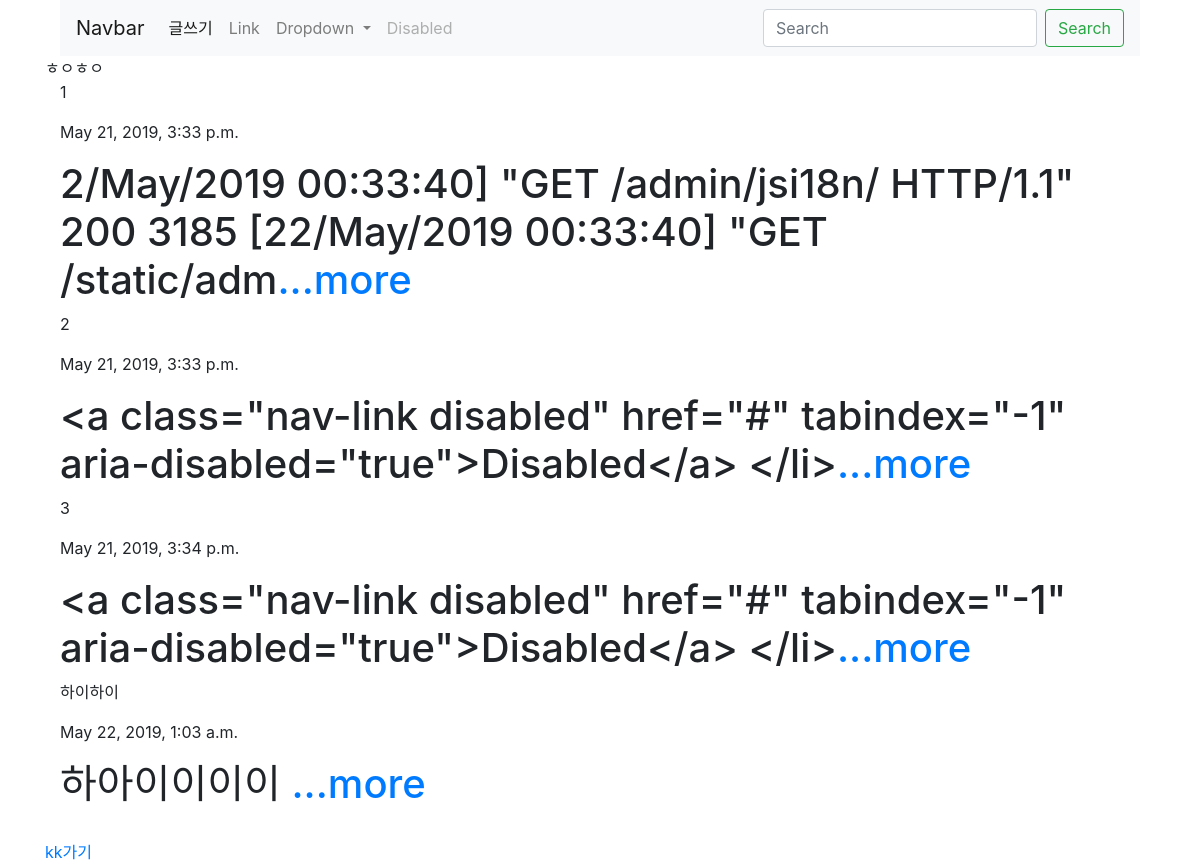
The page / on the database its author committed.
### hi/models.py (models this page shows, shortened)
class Blog(models.Model):
    title = models.CharField(max_length =200)
    pub_date = models.DateTimeField('date published')
    body = models.TextField()
    def summary(self):
        return self.body[:100]

### hi/views.py (the view)
# urls.py: 2. Add a URL to urlpatterns:  path('', views.home, name='home')
def home(request):
    blogss = Blog.objects
    return render(request, 'home.html', {'blogs': blogss})

### hi/templates/home.html (shortened to what this page needs)
{% extends 'base.html' %}
{% block content %}
<!DOCTYPE html>
<head>
<link rel="stylesheet" href="https://stackpath.bootstrapcdn.com/bootstrap/4.3.1/css/bootstrap.min.css">
<div class="container">
<nav class="navbar navbar-expand-lg navbar-light bg-light">
    <a class="navbar-brand" href="#">Navbar</a>
    <div class="collapse navbar-collapse" id="navbarSupportedContent">
      <ul class="navbar-nav mr-auto">
        <li class="nav-item active">
          <a class="nav-link" href="{% url 'send' %}">글쓰기 <span class="sr-only">(current)</span></a>
        </li>
        <li class="nav-item">
          <a class="nav-link" href="#">Link</a>
        </li>
        <li class="nav-item dropdown">
          <a class="nav-link dropdown-toggle" href="#" id="navbarDropdown" role="button" data-toggle="dropdown" aria-haspopup="true" aria-expanded="false">
            Dropdown
          </a>
        </li>
        <li class="nav-item">
          <a class="nav-link disabled" href="#" tabindex="-1" aria-disabled="true">Disabled</a>
        </li>
      </ul>
      <form class="form-inline my-2 my-lg-0">
        <input class="form-control mr-sm-2" type="search" placeholder="Search" aria-label="Search">
        <button class="btn btn-outline-success my-2 my-sm-0" type="submit">Search</button>
      </form>
    </div>
  </nav>
</div>
</head>
<body>
    ㅎㅇㅎㅇ
<div class="container">
{% for blog in blogs.all %}
<p> {{blog.title}}</p>
<p> {{blog.pub_date}}</p>
<h1> {{blog.summary}}<a href="{% url 'detail' blog.id %}">...more</a>
</h1>
{% endfor %}
</div>
<br>
<a href ="{% url 'portfolio' %}">kk가기</a>
</body>
</html>
{% endblock %}

### templates/base.html (shortened to what this page needs)
<div class ="container">
{% block content %}{% endblock %}
</div>

### rows shown on the page
Blog: title "1", pub_date "May 21, 2019, 3:33 p.m.", summary "2/May/2019 00:33:40] \"GET /admin/jsi18n/ HTTP/1.1\" 200 3185 [22/May/2019 00:33:40] \"GET /static/adm"
Blog: title "2", pub_date "May 21, 2019, 3:33 p.m.", summary "<a class=\"nav-link disabled\" href=\"#\" tabindex=\"-1\" aria-disabled=\"true\">Disabled</a> </li>"
Blog: title "3", pub_date "May 21, 2019, 3:34 p.m.", summary "<a class=\"nav-link disabled\" href=\"#\" tabindex=\"-1\" aria-disabled=\"true\">Disabled</a> </li>"
Blog: title "하이하이", pub_date "May 22, 2019, 1:03 a.m.", summary "하아이이이이"
